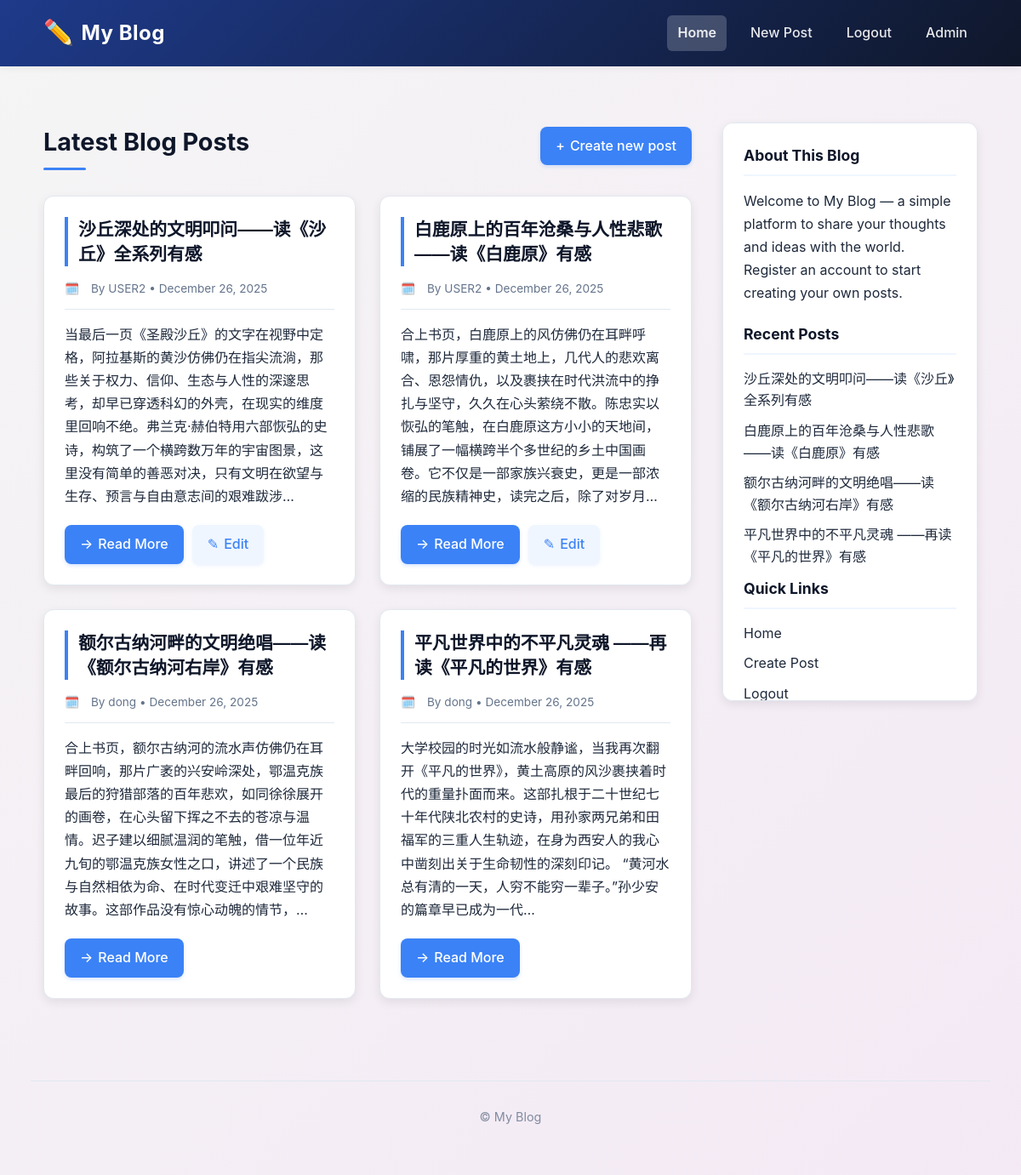
Screenshot of / (signed in) with the database file from the repository.
### blogs/models.py (models this page shows, shortened)
class BlogPost(models.Model):
    title = models.CharField(max_length=200)
    text = models.TextField()
    date_added = models.DateTimeField(auto_now_add=True)
    author = models.ForeignKey(User, on_delete=models.CASCADE)
    class Meta:
        ordering = ['-date_added']

### blogs/views.py (the view)
# urls.py: path('', HomePageView.as_view(), name='home'),
class HomePageView(ListView):
    model = BlogPost
    template_name = 'blogs/home.html'
    context_object_name = 'posts'
    ordering = ['-date_added']

### blogs/templates/blogs/home.html (shortened to what this page needs)
{% extends 'base.html' %}
{% block content %}
  <div class="layout">
    <main>
      <div class="page-head">
        <h1>Latest Blog Posts</h1>
        <p>
          {% if user.is_authenticated %}
            <a class="btn" href="{% url 'blogs:post-create' %}">
              <span>+</span> Create new post
            </a>
          {% else %}
            <a class="btn" href="{% url 'login' %}">Login</a>
            <a class="btn secondary" href="{% url 'blogs:register' %}">Register</a>
          {% endif %}
        </p>
      </div>
      <ul class="post-list">
    {% for post in posts %}
      <li class="post-card">
        <h2>{{ post.title }}</h2>
        <div class="meta">
          By {{ post.author }} • {{ post.date_added|date:"F j, Y" }}
        </div>
        <p class="excerpt">{{ post.text|truncatechars:150 }}</p>
        <div class="post-actions">
          <a class="btn" href="{% url 'blogs:post-detail' post.pk %}" target="_blank" rel="noopener">
            <span>→</span> Read More
          </a>
          {% if user.is_authenticated and post.author == user %}
            <a class="btn secondary" href="{% url 'blogs:post-update' post.pk %}">
              <span>✎</span> Edit
            </a>
          {% endif %}
        </div>
      </li>
    {% endfor %}
      </ul>
    </main>
    <aside class="sidebar">
      <h3>About This Blog</h3>
      <p>Welcome to My Blog — a simple platform to share your thoughts and ideas with the world. Register an account to start creating your own posts.</p>
      <h3>Recent Posts</h3>
      <ul>
        {% for post in posts|slice:":5" %}
          <li><a href="{% url 'blogs:post-detail' post.pk %}">{{ post.title }}</a></li>
        {% empty %}
          <li>No posts available</li>
        {% endfor %}
      </ul>
      <h3>Quick Links</h3>
      <ul>
        <li><a href="{% url 'blogs:home' %}">Home</a></li>
        {% if user.is_authenticated %}
          <li><a href="{% url 'blogs:post-create' %}">Create Post</a></li>
          <li><a href="{% url 'logout' %}">Logout</a></li>
        {% else %}
          <li><a href="{% url 'login' %}">Login</a></li>
          <li><a href="{% url 'blogs:register' %}">Register</a></li>
        {% endif %}
      </ul>
    </aside>
  </div>
{% endblock %}

### static/css/style.css (style rules this page uses)
:root { --bg: #f5f7fa; --card: #ffffff; --accent: #3b82f6; --accent-hover: #2563eb; --accent-light: #eff6ff; --muted: #64748b; --header: #0f172a; --border: #e2e8f0; --shadow-light: 0 2px 8px rgba(0, 0, 0, 0.06); --shadow: 0 4px 12px rgba(0, 0, 0, 0.08); --shadow-hover: 0 10px 25px -5px rgba(0, 0, 0, 0.1), 0 8px 10px -6px rgba(0, 0, 0, 0.1); --text: #1e293b; --text-light: #64748b; --success-bg: #dcfce7; --success-text: #166534; --error-bg: #fee2e2; --error-text: #b91c1c; --transition: all 0.3s ease; }
* { box-sizing: border-box; margin: 0; padding: 0; }
body { font-family: Inter, system-ui, -apple-system, 'Segoe UI', Roboto, 'Helvetica Neue', Arial, sans-serif; background: linear-gradient(-45deg, #e0f7fa, #e1f5fe, #f3e5f5, #f5f5f5); background-size: 400% 400%; animation: gradient 15s ease infinite; color: var(--text); line-height: 1.6; transition: var(--transition); padding-bottom: 60px; min-height: 100vh; }
.btn { display: inline-flex; align-items: center; justify-content: center; gap: 6px; padding: 10px 18px; background: var(--accent); color: #fff; border-radius: 8px; text-decoration: none; font-weight: 500; border: none; cursor: pointer; transition: var(--transition); box-shadow: 0 2px 4px rgba(59, 130, 246, 0.2); }
.btn.secondary { background: var(--accent-light); color: var(--accent); box-shadow: 0 2px 4px rgba(59, 130, 246, 0.1); }
.post-list { list-style: none; margin: 0; padding: 0; display: grid; grid-template-columns: repeat(auto-fill, minmax(300px, 1fr)); gap: 28px; }
.post-card { background: var(--card); padding: 24px; border-radius: 12px; box-shadow: var(--shadow); border: 1px solid var(--border); transition: transform 0.3s ease, box-shadow 0.3s ease; display: flex; flex-direction: column; height: 100%; position: relative; overflow: hidden; }
.post-card::before { content: ''; position: absolute; top: 0; left: 0; width: 100%; height: 4px; background: var(--accent); transform: scaleX(0); transition: transform 0.3s ease; }
.post-card h2 { margin: 0 0 16px 0; font-size: 1.3rem; font-weight: 600; color: var(--header); line-height: 1.4; transition: color 0.3s ease; border-left: 4px solid var(--accent); padding-left: 12px; }
.post-card .meta { color: var(--text-light); font-size: 0.85rem; margin-bottom: 16px; padding-bottom: 12px; border-bottom: 1px solid var(--border); display: flex; flex-wrap: wrap; gap: 10px; align-items: center; }
.post-card .meta::before { content: "🗓️"; margin-right: 4px; }
.post-card p.excerpt { color: var(--text); margin: 0 0 20px 0; flex-grow: 1; line-height: 1.7; }
.post-card .post-actions { display: flex; gap: 10px; margin-top: auto; }
.layout { display: grid; grid-template-columns: 1fr 300px; gap: 36px; align-items: start; margin-top: 30px; }
.sidebar { background: var(--card); padding: 24px; border-radius: 12px; box-shadow: var(--shadow); border: 1px solid var(--border); transition: var(--transition); position: sticky; top: calc(80px); max-height: calc(100vh - 80px - 40px); overflow-y: auto; }
.sidebar h3 { margin-top: 0; margin-bottom: 16px; color: var(--header); font-size: 1.1rem; padding-bottom: 8px; border-bottom: 2px solid var(--accent-light); }
.sidebar p { margin-bottom: 20px; color: var(--text); line-height: 1.7; }
.sidebar ul { list-style: none; padding: 0; }
.sidebar ul li { margin-bottom: 10px; transition: transform 0.2s ease; }
.sidebar ul li a { color: var(--text); text-decoration: none; transition: color 0.3s ease; }
.page-head { margin-bottom: 30px; display: flex; flex-wrap: wrap; justify-content: space-between; align-items: center; gap: 15px; }
.page-head h1 { margin: 0; color: var(--header); font-size: 1.8rem; position: relative; padding-bottom: 10px; }
.page-head h1::after { content: ''; position: absolute; left: 0; bottom: 0; width: 50px; height: 3px; background: var(--accent); border-radius: 2px; }
a { color: var(--accent); text-decoration: none; transition: color 0.2s ease; }

### rows the page displays
BlogPost: title "沙丘深处的文明叩问——读《沙丘》全系列有感", author "USER2", date_added "December 26, 2025", text "当最后一页《圣殿沙丘》的文字在视野中定格，阿拉基斯的黄沙仿佛仍在指尖流淌，那些关于权力、信仰、生态与人性的深邃思考，却早已穿透科幻的外壳，在现实的维度里回响不绝。弗兰克·赫伯特用六部恢弘的史诗，构筑了一个横跨数万年的宇宙图景，这里没有简单的善恶对决，只有文明在欲望与生存、预言与自由意志间的艰难跋涉…", shows "Edit"
BlogPost: title "白鹿原上的百年沧桑与人性悲歌——读《白鹿原》有感", author "USER2", date_added "December 26, 2025", text "合上书页，白鹿原上的风仿佛仍在耳畔呼啸，那片厚重的黄土地上，几代人的悲欢离合、恩怨情仇，以及裹挟在时代洪流中的挣扎与坚守，久久在心头萦绕不散。陈忠实以恢弘的笔触，在白鹿原这方小小的天地间，铺展了一幅横跨半个多世纪的乡土中国画卷。它不仅是一部家族兴衰史，更是一部浓缩的民族精神史，读完之后，除了对岁月…", shows "Edit"
BlogPost: title "额尔古纳河畔的文明绝唱——读《额尔古纳河右岸》有感", author "dong", date_added "December 26, 2025", text "合上书页，额尔古纳河的流水声仿佛仍在耳畔回响，那片广袤的兴安岭深处，鄂温克族最后的狩猎部落的百年悲欢，如同徐徐展开的画卷，在心头留下挥之不去的苍凉与温情。迟子建以细腻温润的笔触，借一位年近九旬的鄂温克族女性之口，讲述了一个民族与自然相依为命、在时代变迁中艰难坚守的故事。这部作品没有惊心动魄的情节，…"
BlogPost: title "平凡世界中的不平凡灵魂 ——再读《平凡的世界》有感", author "dong", date_added "December 26, 2025", text "大学校园的时光如流水般静谧，当我再次翻开《平凡的世界》，黄土高原的风沙裹挟着时代的重量扑面而来。这部扎根于二十世纪七十年代陕北农村的史诗，用孙家两兄弟和田福军的三重人生轨迹，在身为西安人的我心中凿刻出关于生命韧性的深刻印记。 “黄河水总有清的一天，人穷不能穷一辈子。”孙少安的篇章早已成为一代…"
